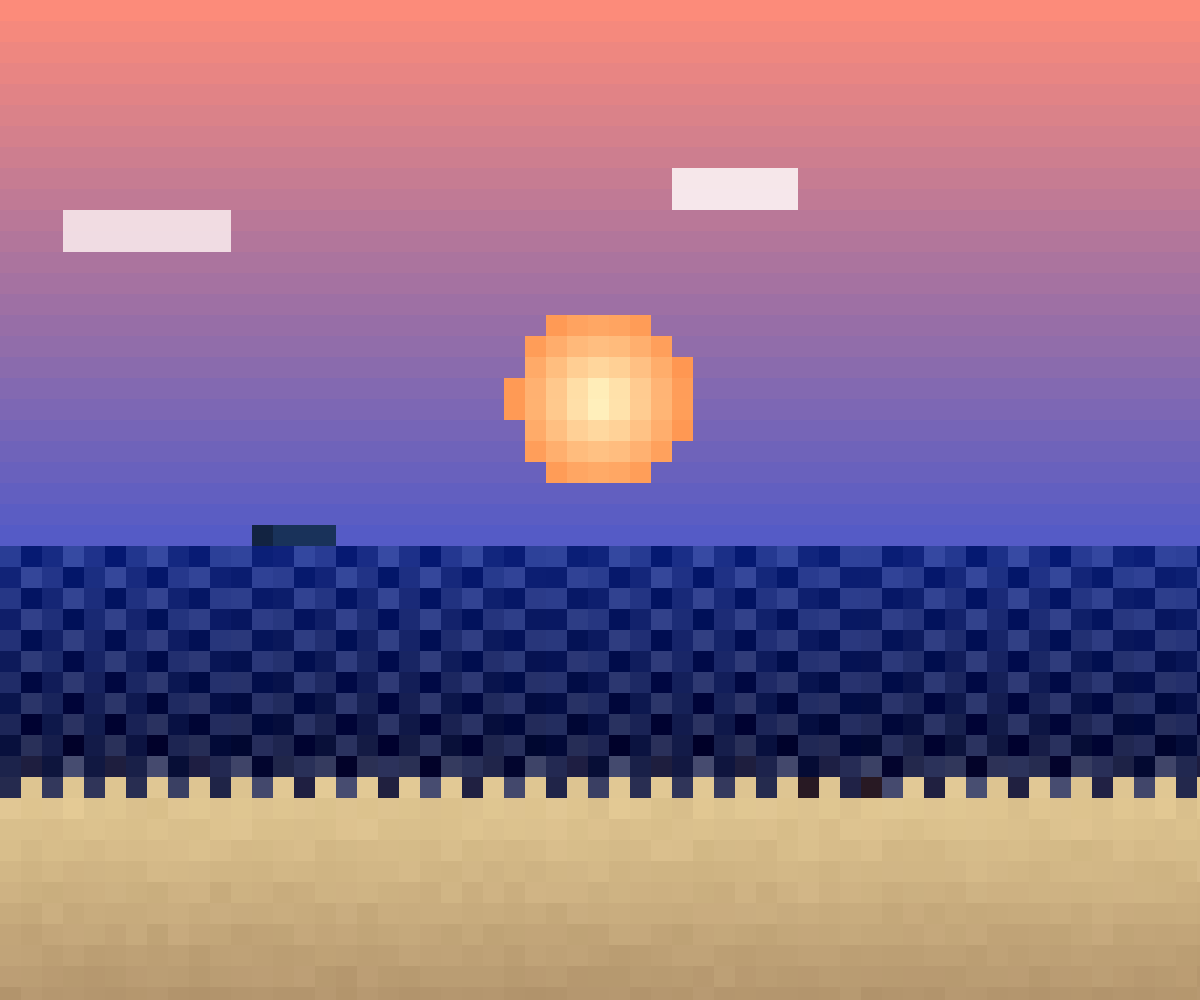
Frame 1 (no input)
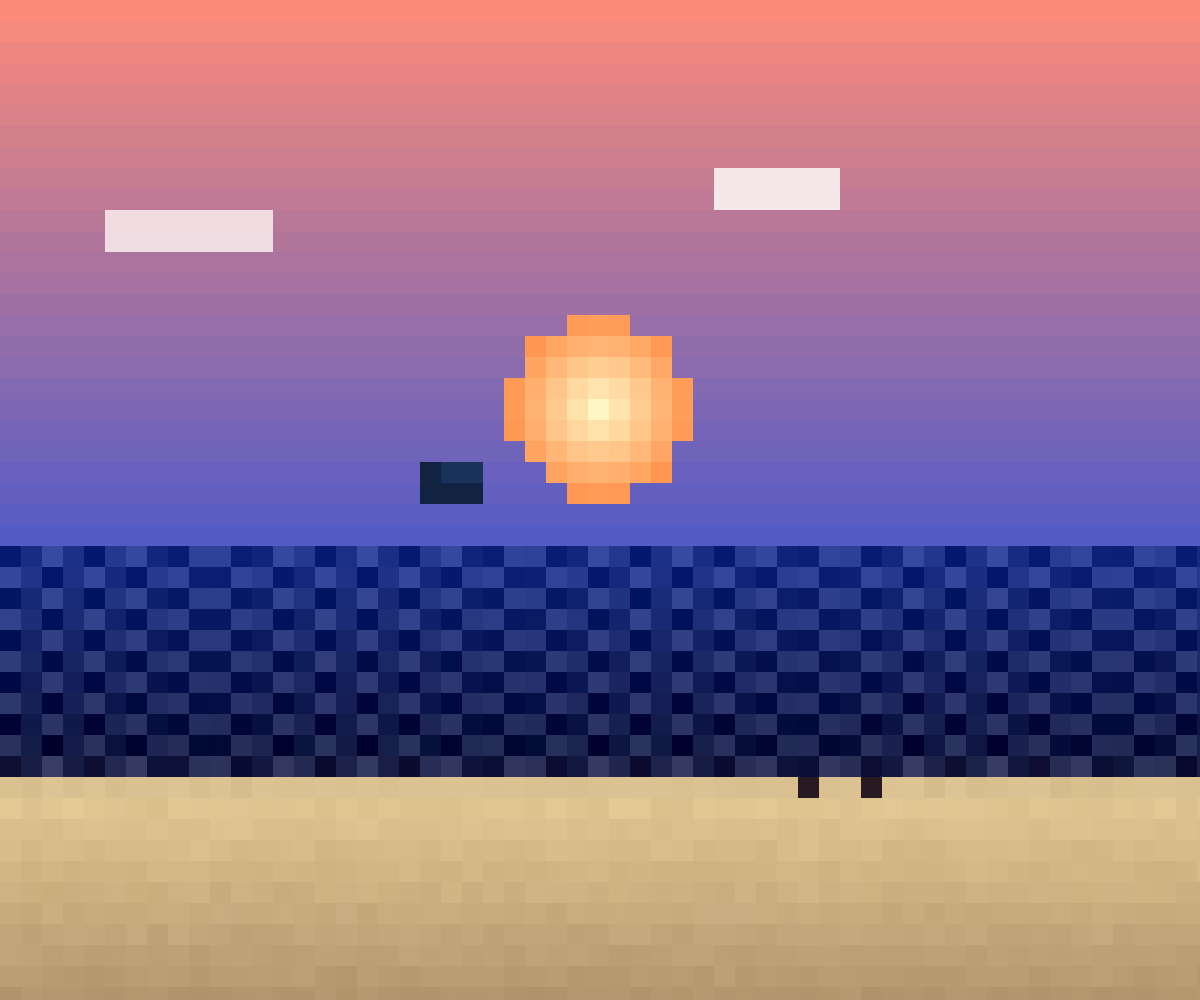
Frame 60 (no input)
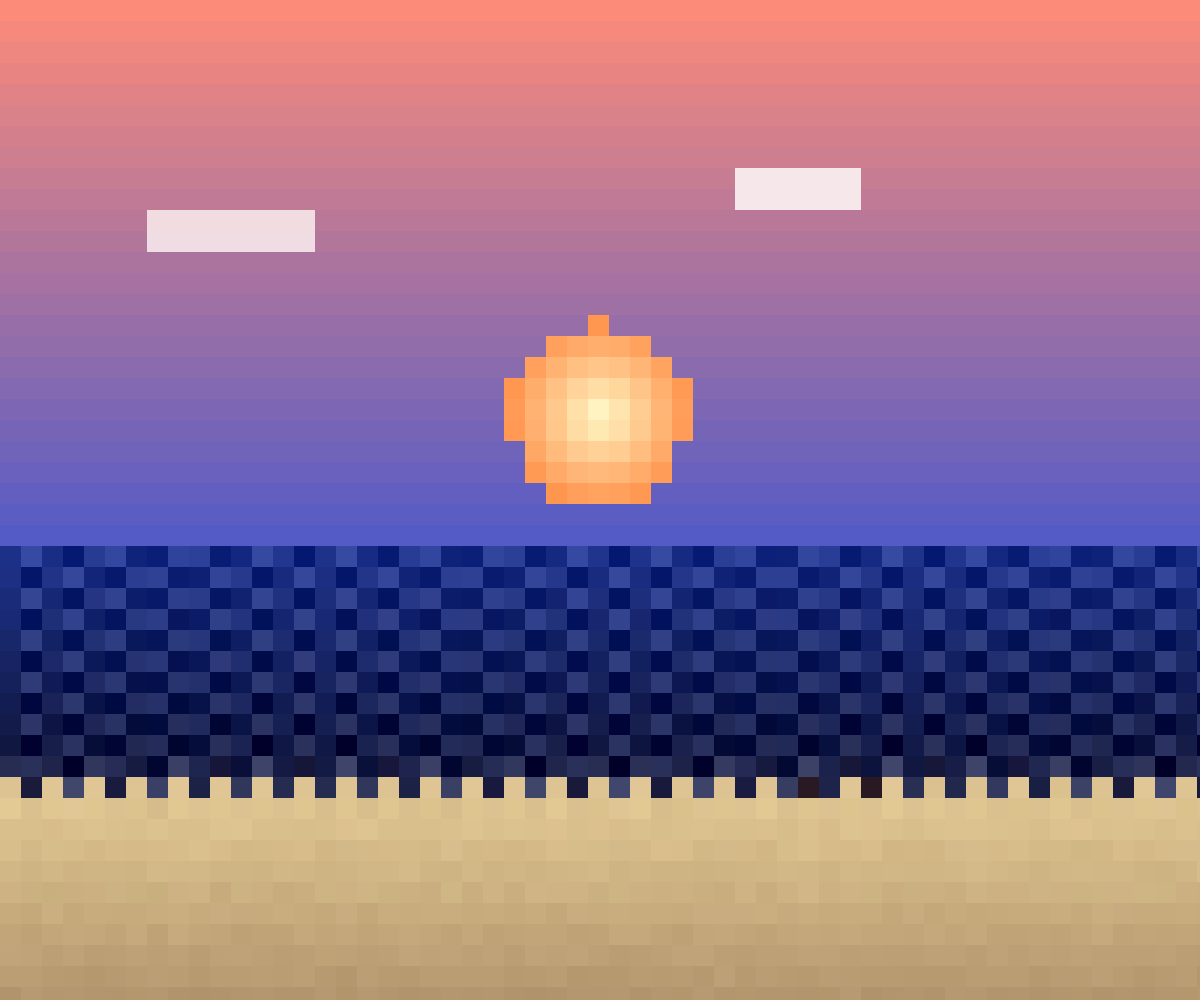
Frame 120 (the mouse pressed at the canvas centre since frame 60)

The p5.js sketch that drew these frames (run headless with seeded random() and noise() and a simulated clock; from frame 60 on, the mouse is pressed at the canvas centre):

// p5.js sketch
// ── sketch.js
let cellSize = 12; // smaller cells = more detail
let cols, rows;
let t = 0;

function setup() {
  createCanvas(windowWidth, windowHeight);
  noStroke();
  recalcGrid();
}

function draw() {
  background(0);
  t += 0.01;

  // Horizon (sky/sea)
  let horizonY = height * 0.55;

  // Average shoreline position
  let baseShoreY = height * 0.78;

  // Sun (slight vertical motion)
  let sunX = width * 0.5;
  let sunY = height * 0.4 + sin(t * 0.7) * 20;
  let sunR = 90;

  // Clouds (horizontal drift)
  let cloud1x = (width * 0.2 + t * 80) % (width + 200) - 100;
  let cloud2x = (width * 0.7 + t * 50) % (width + 200) - 100;
  let cloud1y = height * 0.23;
  let cloud2y = height * 0.18;

  // --- DOLPHIN POSITIONS (only when jumping) ---
  let dolphins = [];
  for (let k = 0; k < 2; k++) {
    let cycle = 2.0;              // total cycle length
    let phaseOffset = k * 0.8;    // second dolphin slightly out of sync
    let local = (t * 0.8 + phaseOffset) % cycle;

    if (local < 0.7) {
      // jumping phase (~1/3 of the time)
      let jumpProgress = local / 0.7; // 0 → 1

      // horizontal path for each dolphin
      let startX = (k === 0) ? width * 0.25 : width * 0.55;
      let endX   = (k === 0) ? width * 0.45 : width * 0.80;
      let centerX = lerp(startX, endX, jumpProgress);

      // vertical arc above the water surface
      let baseY = horizonY - 10;   // just above horizon
      let heightArc = 70;
      let centerY = baseY - sin(jumpProgress * PI) * heightArc;

      dolphins.push({
        x: centerX,
        y: centerY,
        w: 60,   // biraz daha uzun gövde
        h: 24
      });
    }
  }

  // --- PEOPLE POSITIONS (on the beach, watching sunset) ---
  let manX = width * 0.68;
  let womanX = width * 0.73;
  let peopleY = baseShoreY + 20; // sitting height

  for (let j = 0; j < rows; j++) {
    for (let i = 0; i < cols; i++) {
      let x = i * cellSize;
      let y = j * cellSize;
      let cx = x + cellSize / 2;
      let cy = y + cellSize / 2;

      // Wavy shoreline (moves in and out)
      let shoreWave =
        sin(cx * 0.15 - t * 3) * 10 +  // horizontal wave
        sin(t * 1.2) * 5;              // breathing motion
      let shoreY = baseShoreY + shoreWave;

      let baseCol;

      // --- SKY / SEA / BEACH ---
      if (cy < horizonY) {
        // SKY
        let amt = cy / horizonY;
        let topColor = color(255, 140, 120);
        let bottomColor = color(80, 90, 200);
        baseCol = lerpColor(topColor, bottomColor, amt);
      } else if (cy < shoreY) {
        // SEA
        let amt = (cy - horizonY) / (shoreY - horizonY + 1);
        let topSea = color(20, 40, 130);
        let deepSea = color(5, 10, 45);
        baseCol = lerpColor(topSea, deepSea, amt);

        // Wave motion
        let wave = sin(cx * 0.08 + t * 3 + cy * 0.15);
        let waveBoost = map(wave, -1, 1, -15, 35);
        baseCol = brighten(baseCol, waveBoost);

        // Brighten near shore (soft glow)
        let distToShore = shoreY - cy;
        if (distToShore < 25) {
          let edgeBoost = map(distToShore, 25, 0, 0, 35);
          baseCol = brighten(baseCol, edgeBoost);
        }
      } else {
        // BEACH
        let amt = (cy - baseShoreY) / (height - baseShoreY);
        let drySand = color(230, 205, 150);
        let darkSand = color(180, 150, 110);
        baseCol = lerpColor(drySand, darkSand, amt);

        // Wet sand
        let distBelowShore = cy - shoreY;
        if (distBelowShore < 25) {
          let wetFactor = map(distBelowShore, 0, 25, 0.4, 0);
          let wetSand = color(200, 175, 140);
          baseCol = lerpColor(baseCol, wetSand, wetFactor);
        }

        // Sand texture (static noise – no flicker)
        let n = noise(cx * 0.12, cy * 0.12);
        let grain = map(n, 0, 1, -8, 8);
        baseCol = brighten(baseCol, grain);
      }

      // --- SUN (only in the sky) ---
      let dSun = dist(cx, cy, sunX, sunY);
      if (dSun < sunR && cy < horizonY) {
        let sunAmt = dSun / sunR;
        let inner = color(255, 250, 200);
        let outer = color(255, 150, 80);
        baseCol = lerpColor(inner, outer, sunAmt);
      }

      // --- CLOUDS ---
      if (
        cy < horizonY &&
        cx > cloud1x - 80 && cx < cloud1x + 80 &&
        cy > cloud1y - 25 && cy < cloud1y + 25
      ) {
        let cloudBase = color(255, 245, 245);
        baseCol = lerpColor(baseCol, cloudBase, 0.8);
      }

      if (
        cy < horizonY &&
        cx > cloud2x - 60 && cx < cloud2x + 60 &&
        cy > cloud2y - 20 && cy < cloud2y + 20
      ) {
        let cloudBase = color(255, 250, 250);
        baseCol = lerpColor(baseCol, cloudBase, 0.85);
      }

      // --- DOLPHIN SILHOUETTES ---
      let dolphinTop = color(25, 50, 90);
      let dolphinBelly = color(18, 35, 65);
      for (let dph of dolphins) {
        let part = dolphinPart(cx, cy, dph);
        if (part !== "none") {
          if (part === "top") baseCol = dolphinTop;
          else baseCol = dolphinBelly;
        }
      }

      // --- PEOPLE ON THE BEACH (couple watching the sunset) ---
      let peopleColor = color(40, 25, 35);
      if (cy > baseShoreY) {
        // Man
        if (isInPersonShape(cx, cy, manX, peopleY)) {
          baseCol = peopleColor;
        }
        // Woman
        if (isInPersonShape(cx, cy, womanX, peopleY)) {
          baseCol = peopleColor;
        }
      }

      fill(baseCol);
      rect(x, y, cellSize, cellSize);
    }
  }
}

// Which part of the dolphin is this pixel in? ("top", "belly", "none")
function dolphinPart(cx, cy, dph) {
  let relX = cx - dph.x;
  let relY = cy - dph.y;
  let bodyW = dph.w;
  let bodyH = dph.h;

  let inside = false;
  let isTop = false;

  // Main body ellipse
  let nx = relX / (bodyW * 0.6);
  let ny = relY / (bodyH * 0.55);
  if (nx * nx + ny * ny < 1.0) {
    inside = true;
    if (relY < 0) isTop = true;
  }

  // Head (front circle)
  let hx = (relX - bodyW * 0.15) / (bodyW * 0.35);
  let hy = relY / (bodyH * 0.5);
  if (hx * hx + hy * hy < 1.0) {
    inside = true;
    if (relY < 0) isTop = true;
  }

  // Dorsal fin (on top of body)
  if (
    relX > -bodyW * 0.1 &&
    relX < bodyW * 0.25 &&
    relY < -bodyH * 0.15 &&
    relY > -bodyH * 0.8
  ) {
    inside = true;
    isTop = true;
  }

  // Tail (back, small block)
  if (
    relX < -bodyW * 0.35 &&
    relX > -bodyW * 0.7 &&
    abs(relY) < bodyH * 0.5
  ) {
    inside = true;
    // tail mostly "belly" tone
  }

  // Cut off lower chunk to keep silhouette slim
  if (relY > bodyH * 0.7) inside = false;

  if (!inside) return "none";
  return isTop ? "top" : "belly";
}

// Simple sitting person shape made of blocks
function isInPersonShape(cx, cy, px, py) {
  let relX = cx - px;
  let relY = cy - py;

  let inside = false;

  // Torso
  if (relY > -30 && relY < -8 && abs(relX) < 8) inside = true;

  // Head
  if (relY > -40 && relY <= -30 && abs(relX) < 6) inside = true;

  // Legs extended forward
  if (relY >= -8 && relY < 6 && relX > -2 && relX < 14) inside = true;

  return inside;
}

// Safely brighten/darken a color
function brighten(col, amt) {
  let r = constrain(red(col) + amt, 0, 255);
  let g = constrain(green(col) + amt, 0, 255);
  let b = constrain(blue(col) + amt, 0, 255);
  return color(r, g, b);
}

function recalcGrid() {
  // Daha geniş görünüm için hücre boyutunu ekranla ölçekle
  cellSize = max(10, round(min(windowWidth, windowHeight) / 48));
  cols = ceil(windowWidth / cellSize);
  rows = ceil(windowHeight / cellSize);
}

function windowResized() {
  resizeCanvas(windowWidth, windowHeight);
  recalcGrid();
}


// ── embed.html
<!DOCTYPE html>

<head>
    <title>embedded example</title>
    <script src="../../lib/p5.min.js"></script>
    <script src="../../lib/dat.gui.min.js"></script>

    <script src="sketch.js?v=2"></script>

    <!-- this line removes any default padding and style. you might only need one of these values set. -->
    <style>
        body {
            margin: 0;
            padding: 0;
            overflow: hidden;
        }

        canvas {
            /* margin: auto; */
        }

        /* Quick and dirty way to change DAT GUI position if needed */
        .dg.a {
            /*margin-top: 45px !important;*/
        }
    </style>

</head>

<body>

</body>

</html>
